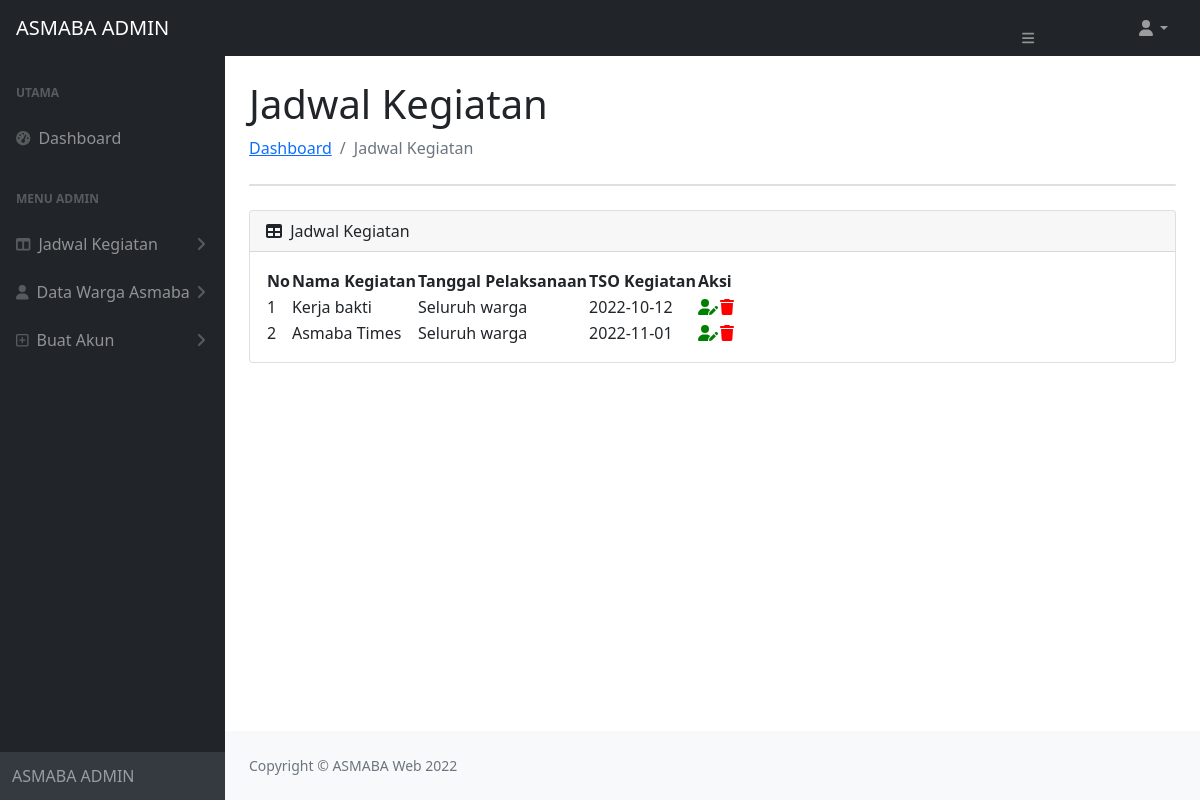
The page /admin/table_kegiatan.php (signed in) on the database its author committed.
### tables this page shows
CREATE TABLE `kegiatan` (
  `id` int(11) NOT NULL,
  `nama` varchar(100) NOT NULL,
  `tso` varchar(50) NOT NULL,
  `tgl_kegiatan` date NOT NULL
);

### admin/table_kegiatan.php (the view, shortened to what this page needs)
<?php
require '../konek.php';
$result = mysqli_query($db, "SELECT * FROM kegiatan");
?>
<!DOCTYPE html>
<html lang="en">
    <head>
        <link href="https://cdn.jsdelivr.net/npm/simple-datatables@latest/dist/style.css" rel="stylesheet" />
        <link href="css/styles.css" rel="stylesheet" />
    </head>
    <body class="sb-nav-fixed">
        <nav class="sb-topnav navbar navbar-expand navbar-dark bg-dark">
            <a class="navbar-brand ps-3" href="index.php">ASMABA ADMIN</a>
            <button class="btn btn-link btn-sm order-1 order-lg-0 me-4 me-lg-0" id="sidebarToggle" href="#!"><i class="fas fa-bars"></i></button>
            <ul class="navbar-nav ms-auto ms-md-0 me-3 me-lg-4">
                <li class="nav-item dropdown">
                    <a class="nav-link dropdown-toggle" id="navbarDropdown" href="#" role="button" data-bs-toggle="dropdown" aria-expanded="false"><i class="fas fa-user fa-fw"></i></a>
                </li>
            </ul>
        </nav>
        <div id="layoutSidenav">
            <div id="layoutSidenav_nav">
                <nav class="sb-sidenav accordion sb-sidenav-dark" id="sidenavAccordion">
                    <div class="sb-sidenav-menu">
                        <div class="nav">
                            <div class="sb-sidenav-menu-heading">Utama</div>
                            <a class="nav-link" href="index.php">
                                <div class="sb-nav-link-icon"><i class="fas fa-tachometer-alt"></i></div>
                                Dashboard
                            </a>
                            <div class="sb-sidenav-menu-heading">Menu Admin</div>
                            <a class="nav-link collapsed" href="#" data-bs-toggle="collapse" data-bs-target="#collapseLayouts" aria-expanded="false" aria-controls="collapseLayouts">
                                <div class="sb-nav-link-icon"><i class="fas fa-columns"></i></div>
                                Jadwal Kegiatan
                                <div class="sb-sidenav-collapse-arrow"><i class="fas fa-angle-down"></i></div>
                            </a>
                            <a class="nav-link collapsed" href="#" data-bs-toggle="collapse" data-bs-target="#collapsePages" aria-expanded="false" aria-controls="collapsePages">
                                <div class="sb-nav-link-icon"><i class="fas fa-user"></i></div>
                                Data Warga Asmaba
                                <div class="sb-sidenav-collapse-arrow"><i class="fas fa-angle-down"></i></div>
                            </a>
                            <a class="nav-link collapsed" href="#" data-bs-toggle="collapse" data-bs-target="#collapsePage" aria-expanded="false" aria-controls="collapsePages">
                                <div class="sb-nav-link-icon"><i class="far fa-plus-square"></i></div>
                                Buat Akun
                                <div class="sb-sidenav-collapse-arrow"><i class="fas fa-angle-down"></i></div>
                            </a>
                        </div>
                    </div>
                    <div class="sb-sidenav-footer">
                        ASMABA ADMIN
                    </div>
                </nav>
            </div>
            <div id="layoutSidenav_content">
                <main>
                    <div class="container-fluid px-4">
                        <h1 class="mt-4">Jadwal Kegiatan</h1>
                        <ol class="breadcrumb mb-4">
                            <li class="breadcrumb-item"><a href="index.php">Dashboard</a></li>
                            <li class="breadcrumb-item active">Jadwal Kegiatan</li>
                        </ol>
                        <div class="card mb-4">
                        </div>
                        <div class="card mb-4">
                            <div class="card-header">
                                <i class="fas fa-table me-1"></i>
                                Jadwal Kegiatan
                            </div>
                            <div class="card-body">
                                <table id="datatablesSimple">
                                    <thead>
                                        <tr>
                                            <th>No</th>
                                            <th>Nama Kegiatan</th>
                                            <th>Tanggal Pelaksanaan</th>
                                            <th>TSO Kegiatan</th>
                                            <th colspan='2'>Aksi</th>
                                        </tr>
                                    </thead>
                                    <tbody>
                                            <?php
                                                $i=1;
                                                while($row = mysqli_fetch_array($result)){
                                            ?>
                                        <tr>
                                            <td> <?=$i; ?> </td>
                                            <td> <?=$row['nama']?> </td>
                                            <td> <?=$row['tso']?> </td>
                                            <td> <?=$row['tgl_kegiatan']?> </td>
                                            <td class="edit"><a  href="edit_kegiatan.php?id=<?=$row['id']?>"><i class="fa-solid fa-user-pen" style="color: green"></i></a></td>
                                            <td class="hapus"><a  href="hapus_kegiatan.php?id=<?=$row['id']?>"><i class="fa-solid fa-trash" style="color: red"></i></a></td>
                                        </tr>
                                        <?php
                                            $i++;
                                            }
                                        ?>
                                    </tbody>
                                </table>
                            </div>
                        </div>
                    </div>
                </main>
                <footer class="py-4 bg-light mt-auto">
                    <div class="container-fluid px-4">
                        <div class="d-flex align-items-center justify-content-between small">
                            <div class="text-muted">Copyright &copy; ASMABA Web 2022</div>
                        </div>
                    </div>
                </footer>
            </div>
        </div>
    </body>
</html>

### admin/table_kegiatan.php (style rules this page uses)
button { display: block; width: 200px; padding: 10px; margin: 20px auto 0; border: none; border-radius: 5px; background: #1c87c9; font-size: 14px; font-weight: 600; color: white; }

### rows shown on the page
kegiatan: nama "Kerja bakti", tso "Seluruh warga", tgl_kegiatan "2022-10-12"
kegiatan: nama "Asmaba Times", tso "Seluruh warga", tgl_kegiatan "2022-11-01"
